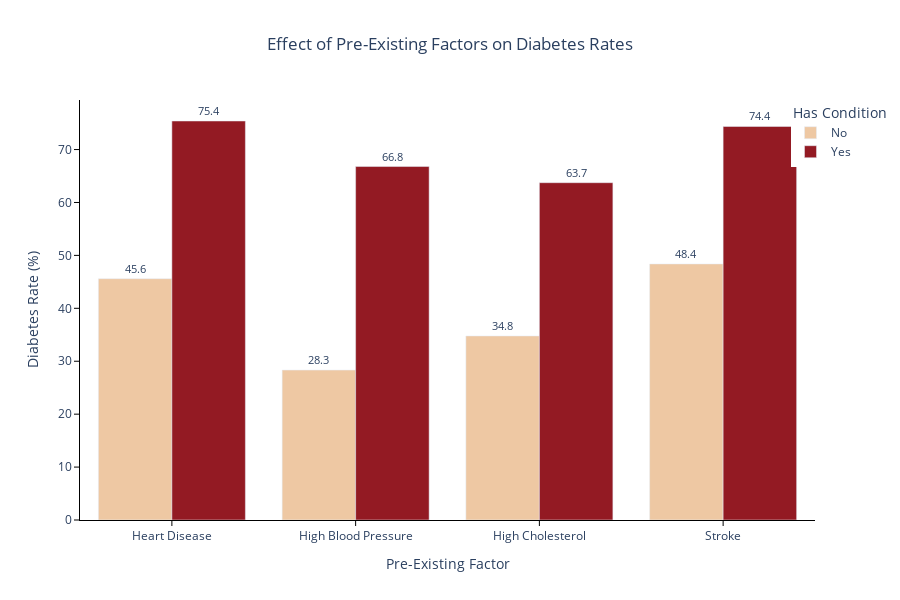

Notebook code cell kept with this figure:
### Code cell
# Melt the variables into one column for easier plotting
df_melted = df_brfss.melt(
    id_vars='diabetes_binary',
    value_vars=["stroke", "heartdiseaseorattack", "highbp", "highchol"],
    var_name='PreExistingFactors',
    value_name='Value'
)

df_grouped = df_melted.groupby(['PreExistingFactors', 'Value'])['diabetes_binary'].mean().reset_index()
df_grouped['diabetes_rate_pct'] = df_grouped['diabetes_binary'] * 100
df_grouped['Response'] = df_grouped['Value'].map({0: 'No', 1: 'Yes'})
df_grouped['PreExistingFactors'] = df_grouped['PreExistingFactors'].map({
    'stroke': 'Stroke',
    'heartdiseaseorattack': 'Heart Disease',
    'highbp': 'High Blood Pressure',
    'highchol': 'High Cholesterol'
})

df_no = df_grouped[df_grouped['Response'] == 'No']
df_yes = df_grouped[df_grouped['Response'] == 'Yes']

fig = go.Figure()

# Plot 'No' bars
fig.add_trace(go.Bar(
    x=df_no['PreExistingFactors'],
    y=df_no['diabetes_rate_pct'],
    name='No',
    marker=dict(color='#EEC8A3'),
    text=[f"{val:.1f}" for val in df_no['diabetes_rate_pct']],
    textposition='outside',
    textfont=dict(size=11),
    hovertemplate='<b>%{x}</b><br>Has Condition: No<br>Diabetes Rate (%): %{y:.1f}<extra></extra>',
    selected=dict(marker=dict(opacity=1)),
    unselected=dict(marker=dict(opacity=0.5))
))

# Plot 'Yes' bars
fig.add_trace(go.Bar(
    x=df_yes['PreExistingFactors'],
    y=df_yes['diabetes_rate_pct'],
    name='Yes',
    marker=dict(color='#931A23'),
    text=[f"{val:.1f}" for val in df_yes['diabetes_rate_pct']],
    textposition='outside',
    textfont=dict(size=11),
    hovertemplate='<b>%{x}</b><br>Has Condition: Yes<br>Diabetes Rate (%): %{y:.1f}<extra></extra>',
    selected=dict(marker=dict(opacity=1)),
    unselected=dict(marker=dict(opacity=0.5))
))

# Update layout
fig.update_layout(
    title=dict(
        text='Effect of Pre-Existing Factors on Diabetes Rates',
        x=0.5,
        xanchor='center'
    ),
    xaxis=dict(
        title='Pre-Existing Factors',
        showgrid=False,
        showline=True,
        linewidth=1,
        linecolor='black',
        ticks='outside',
        ticklen=5,
        tickwidth=1,
        tickcolor='black'
    ),
    yaxis=dict(
        title='Diabetes Rate (%)',
        showgrid=False,
        showline=True,
        linewidth=1,
        linecolor='black',
        ticks='outside',
        ticklen=5,
        tickwidth=1,
        tickcolor='black'
    ),
    barmode='group',
    plot_bgcolor='white',
    paper_bgcolor='white',
    legend=dict(
        title='Has Condition',
        orientation='v',
        yanchor='top',
        y=1,
        xanchor='right',
        x=1.1
    ),
    height = 600,
    hovermode='closest',
    dragmode='select',
    clickmode='event+select'
)

fig.update_xaxes(showline=True, linewidth=1, linecolor='black', mirror=False)
fig.update_yaxes(showline=True, linewidth=1, linecolor='black', mirror=False)

fig.show()

### Figure 1 — Plotly figure (JSON) as saved in the notebook; plotly's stock layout.template omitted (floating-point values rounded to 4 significant figures)
{"data": [{"hovertemplate": "<b>%{x}</b><br>Has Condition: No<br>Diabetes Rate (%): %{y:.1f}<extra></extra>", "marker": {"color": "#EEC8A3"}, "name": "No", "selected": {"marker": {"opacity": 1}}, "text": ["45.6", "28.3", "34.8", "48.4"], "textfont": {"size": 11}, "textposition": "outside", "type": "bar", "unselected": {"marker": {"opacity": 0.5}}, "x": ["Heart Disease", "High Blood Pressure", "High Cholesterol", "Stroke"], "y": [45.6, 28.33, 34.78, 48.39]}, {"hovertemplate": "<b>%{x}</b><br>Has Condition: Yes<br>Diabetes Rate (%): %{y:.1f}<extra></extra>", "marker": {"color": "#931A23"}, "name": "Yes", "selected": {"marker": {"opacity": 1}}, "text": ["75.4", "66.8", "63.7", "74.4"], "textfont": {"size": 11}, "textposition": "outside", "type": "bar", "unselected": {"marker": {"opacity": 0.5}}, "x": ["Heart Disease", "High Blood Pressure", "High Cholesterol", "Stroke"], "y": [75.39, 66.79, 63.74, 74.36]}], "layout": {"barmode": "group", "clickmode": "event+select", "dragmode": "select", "height": 600, "hovermode": "closest", "legend": {"orientation": "v", "title": {"text": "Has Condition"}, "x": 1.1, "xanchor": "right", "y": 1, "yanchor": "top"}, "paper_bgcolor": "white", "plot_bgcolor": "white", "title": {"text": "Effect of Pre-Existing Factors on Diabetes Rates", "x": 0.5, "xanchor": "center"}, "xaxis": {"linecolor": "black", "linewidth": 1, "mirror": false, "showgrid": false, "showline": true, "tickcolor": "black", "ticklen": 5, "ticks": "outside", "tickwidth": 1, "title": {"text": "Pre-Existing Factor"}}, "yaxis": {"linecolor": "black", "linewidth": 1, "mirror": false, "showgrid": false, "showline": true, "tickcolor": "black", "ticklen": 5, "ticks": "outside", "tickwidth": 1, "title": {"text": "Diabetes Rate (%)"}}}}
